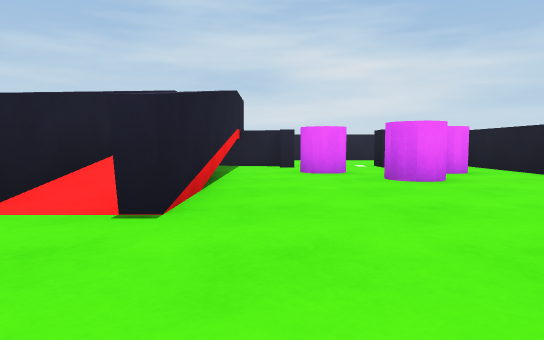
[1] (above)

13 first-person views from a walk through a Unity game level. The camera is 0.47 m above the floor, tilts 4° down and sees 75° across. The floor is counted in squares, 1 m on a side. Each view is taken from the middle of a square. On the plan, view 1 faces up. The plan holds only what a view shows up to about 9 squares ahead; the rest is blank. Surface patterns are stand-ins for the level's own textures.

[2]
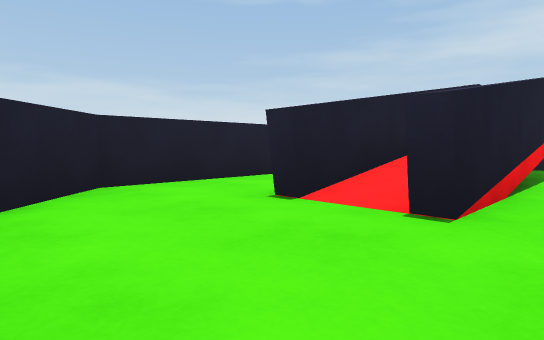

[3]
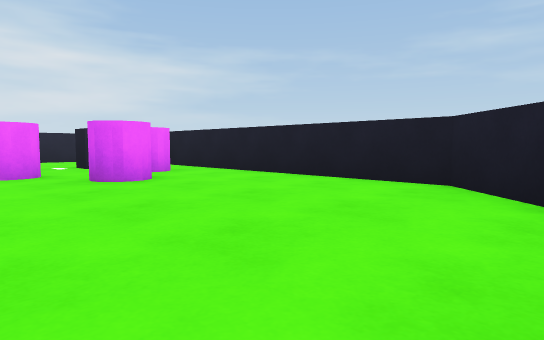

[4]
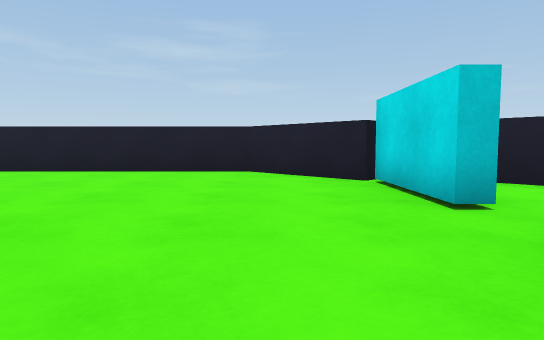

[5]
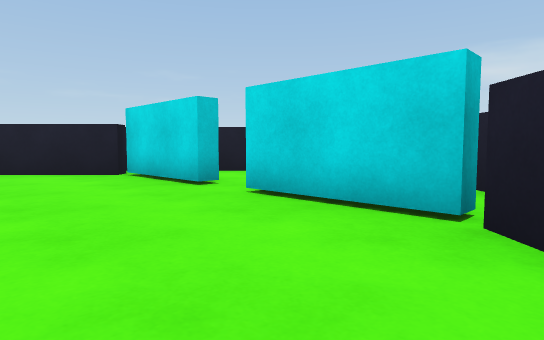

[6]
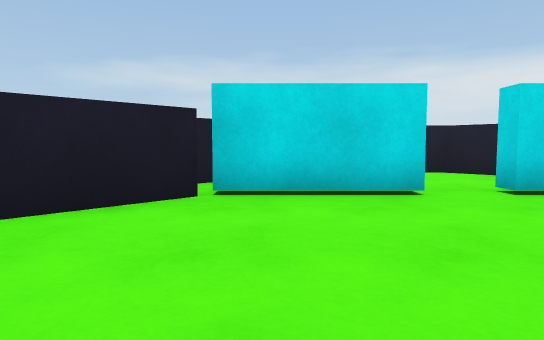

[7]
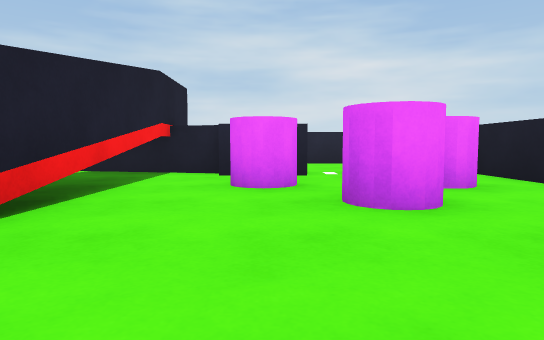

[8]
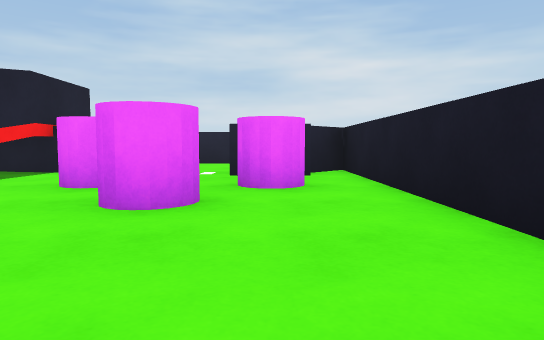

[9]
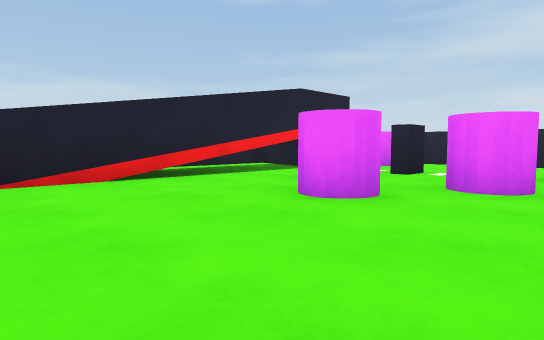

[10]
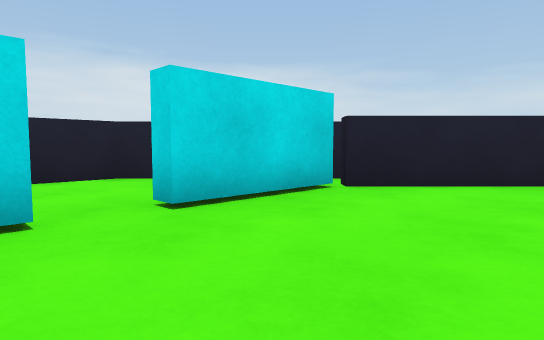

[11]
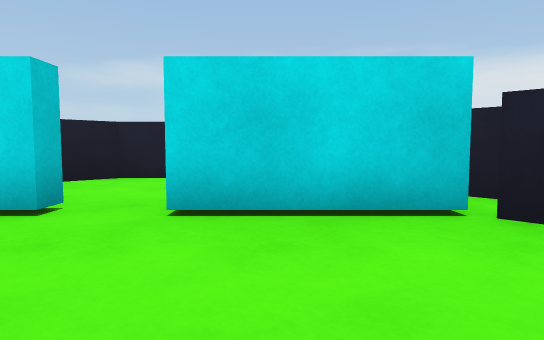

[12]
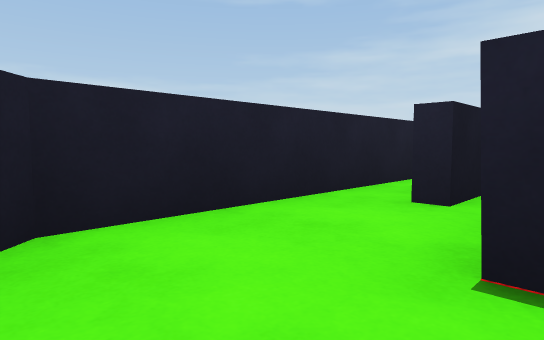

[13]
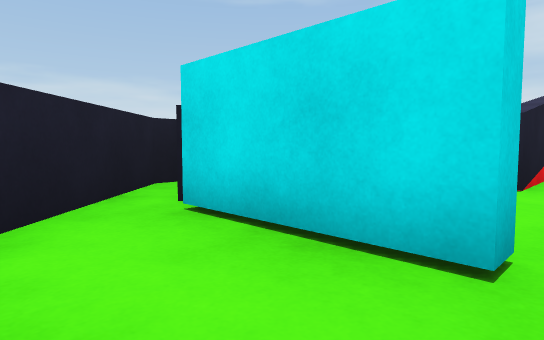

### Floor plan
Points are (right, up) in squares from view 1. A wall is a line through its corners. A room is listed if a view was taken in it or the views show most of it. See-through windows are left out.
Room 1 (views 1, 2, 3, 4, 5, 6, 7, 8, 9, 10, 11, 12)
walls: (-2, 4.6) (-2, 2.2); (-0.7, 8.1) (-0.7, 2.3) (-1.1, 2.3); (0.6, -0.8) (0.6, -0.3) (2.6, -0.3) (4.4, 1.4) (4.4, 8.7); (-4.1, 5) (-4.1, 1.4) (-2.3, -0.4); (-2.3, -0.3) (-0.3, -0.3)
ways out: opening at (0, 0) to room 2; gap at (-2, 0) to room 2
objects: black block (0, 8); purple cylinder (0, 9) to (0, 10); purple cylinder (1, 6); black block (1, 8); purple cylinder (2, 5); black block (2, 8); purple cylinder (3, 6); black block (3, 8)
Room 2 (view 13)
walls: (-0.3, -0.3) (-0.3, -0.6) (-2.3, -0.6); (-4.1, 0.1) (-1, -3.1) (1.2, -3.1) (3.5, -0.7)
ways out: opening at (0, 0) to room 1; gap at (-2, 0) to room 1

Where each view was taken, in squares from view 1:
view 1: 0 up, 0 right, facing up
view 2: 0 up, 0 right, facing up-left
view 3: 0 up, 0 right, facing up-right
view 4: 1 up, 2 left, facing right
view 5: 2 up, 3 left, facing down-right
view 6: 3 up, 2 right, facing down
view 7: 2 up, 1 right, facing up
view 8: 2 up, 3 right, facing up
view 9: 2 up, 4 right, facing up-left
view 10: 2 up, 1 right, facing down-left
view 11: 2 up, 1 left, facing down
view 12: 1 up, 2 left, facing up-left
view 13: 2 down, 0 right, facing up-left
